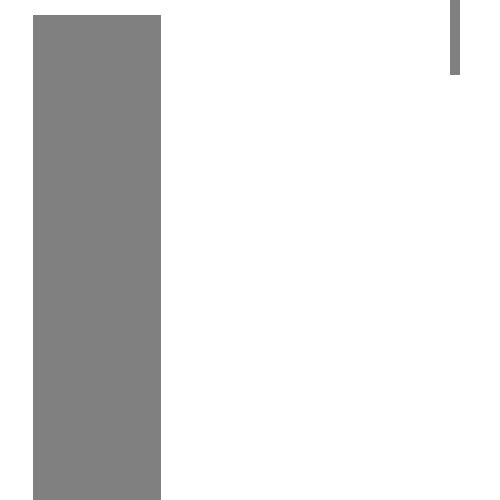
Frame 1 (no input)
Frame 60 (the mouse pressed at the canvas centre just before this capture): identical to frame 1, image omitted
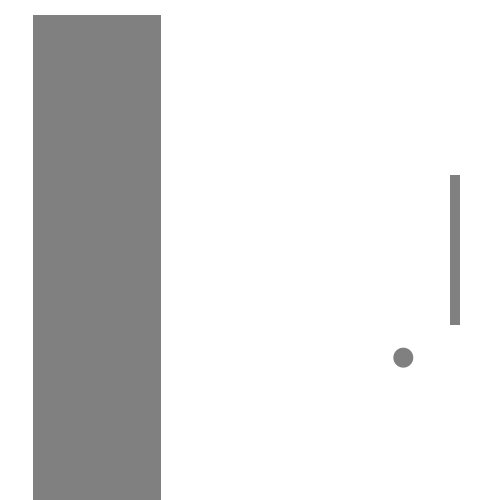
Frame 120 (the mouse held since frame 60 and released just before this capture)

The Processing sketch that drew these frames (run headless with seeded random() and noise(); from frame 60 on, the mouse is pressed at the canvas centre):

// Processing sketch: processing_144149
// ── processing_144149.pde

boolean gameStart = false;

float x = 150;
float y = 150;
float speedX = random(3, 5);
float speedY = random(3, 5);
int leftColor = 128;
int rightColor = 128;
int diam;
int rectSize = 150;
float diamHit;


void setup() {
  size(500, 500);
  noStroke();
  smooth();
  ellipseMode(CENTER);
}

void draw() { 
  background(255);

  fill(128,128,128);
  diam = 20;
  ellipse(x, y, diam, diam);

  fill(leftColor);
  rect(33, 15, 128, height);
  fill(rightColor);
  rect(width-50, mouseY-rectSize/2, 10, rectSize);


  if (gameStart) {

    x = x + speedX;
    y = y + speedY;

    // if ball hits movable bar, invert X direction and apply effects
    if ( x > width-30 && x < width -20 && y > mouseY-rectSize/2 && y < mouseY+rectSize/2 ) {
      speedX = speedX * -1;
      x = x + speedX;
      rightColor = 0;
      fill(random(0,128),random(0,128),random(0,128));
      diamHit = random(75,150);
      ellipse(x,y,diamHit,diamHit);
      rectSize = rectSize-10;
      rectSize = constrain(rectSize, 10,150);      
    } 

    // if ball hits wall, change direction of X
    else if (x < 25) {
      speedX = speedX * -1.9;
      x = x + speedX;
      leftColor = 1;
    }

    else {     
      leftColor = 128;
      rightColor = 128;
    }
    // resets things if you lose
    if (x > width) { 
      gameStart = false;
      x = 150;
      y = 150; 
      speedX = random(3, 5);
      speedY = random(3, 5);
      rectSize = 150;
    }


    // if ball hits up or down, change direction of Y   
    if ( y > height || y < 0 ) {
      speedY = speedY * -1;
      y = y + speedY;
    }
  }
}
void mousePressed() {
  gameStart = !gameStart;
}
                
